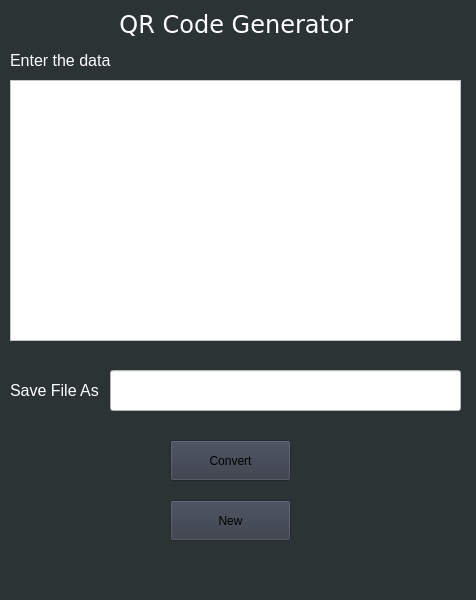
<?xml version="1.0" encoding="UTF-8"?>
<ui version="4.0">
 <class>MainWindow</class>
 <widget class="QMainWindow" name="MainWindow">
  <property name="geometry">
   <rect>
    <x>0</x>
    <y>0</y>
    <width>476</width>
    <height>600</height>
   </rect>
  </property>
  <property name="maximumSize">
   <size>
    <width>476</width>
    <height>600</height>
   </size>
  </property>
  <property name="windowTitle">
   <string>QRCode Generator</string>
  </property>
  <property name="styleSheet">
   <string notr="true">background-color:#2C3335;</string>
  </property>
  <widget class="QWidget" name="centralwidget">
   <widget class="QLabel" name="dataLabel">
    <property name="geometry">
     <rect>
      <x>10</x>
      <y>50</y>
      <width>102</width>
      <height>20</height>
     </rect>
    </property>
    <property name="font">
     <font>
      <family>MS Sans Serif</family>
      <pointsize>12</pointsize>
     </font>
    </property>
    <property name="styleSheet">
     <string notr="true">background-color:#2C3335;
color: white;</string>
    </property>
    <property name="text">
     <string>Enter the data</string>
    </property>
   </widget>
   <widget class="QLabel" name="titleLabel">
    <property name="geometry">
     <rect>
      <x>120</x>
      <y>10</y>
      <width>233</width>
      <height>29</height>
     </rect>
    </property>
    <property name="font">
     <font>
      <family>Verdana</family>
      <pointsize>18</pointsize>
     </font>
    </property>
    <property name="layoutDirection">
     <enum>Qt::LeftToRight</enum>
    </property>
    <property name="styleSheet">
     <string notr="true">color:white;
background-color:#2C3335;</string>
    </property>
    <property name="text">
     <string>QR Code Generator</string>
    </property>
    <property name="alignment">
     <set>Qt::AlignCenter</set>
    </property>
   </widget>
   <widget class="QTextEdit" name="data">
    <property name="geometry">
     <rect>
      <x>10</x>
      <y>80</y>
      <width>451</width>
      <height>261</height>
     </rect>
    </property>
    <property name="font">
     <font>
      <pointsize>11</pointsize>
     </font>
    </property>
    <property name="styleSheet">
     <string notr="true">background-color:white;</string>
    </property>
   </widget>
   <widget class="QLabel" name="saveFileLabel">
    <property name="geometry">
     <rect>
      <x>10</x>
      <y>380</y>
      <width>102</width>
      <height>20</height>
     </rect>
    </property>
    <property name="font">
     <font>
      <family>MS Sans Serif</family>
      <pointsize>12</pointsize>
     </font>
    </property>
    <property name="styleSheet">
     <string notr="true">background-color:#2C3335;
color: white;</string>
    </property>
    <property name="text">
     <string>Save File As</string>
    </property>
   </widget>
   <widget class="QLineEdit" name="saveFile">
    <property name="geometry">
     <rect>
      <x>110</x>
      <y>370</y>
      <width>351</width>
      <height>41</height>
     </rect>
    </property>
    <property name="font">
     <font>
      <pointsize>11</pointsize>
     </font>
    </property>
    <property name="styleSheet">
     <string notr="true">background-color:white;</string>
    </property>
   </widget>
   <widget class="QPushButton" name="convert">
    <property name="geometry">
     <rect>
      <x>170</x>
      <y>440</y>
      <width>121</width>
      <height>41</height>
     </rect>
    </property>
    <property name="styleSheet">
     <string notr="true">background-color:#333945;</string>
    </property>
    <property name="text">
     <string>Convert</string>
    </property>
   </widget>
   <widget class="QPushButton" name="New">
    <property name="geometry">
     <rect>
      <x>170</x>
      <y>500</y>
      <width>121</width>
      <height>41</height>
     </rect>
    </property>
    <property name="styleSheet">
     <string notr="true">background-color:#333945;</string>
    </property>
    <property name="text">
     <string>New</string>
    </property>
   </widget>
  </widget>
  <widget class="QMenuBar" name="menubar">
   <property name="geometry">
    <rect>
     <x>0</x>
     <y>0</y>
     <width>476</width>
     <height>21</height>
    </rect>
   </property>
  </widget>
  <widget class="QStatusBar" name="statusbar"/>
 </widget>
 <resources/>
 <connections/>
</ui>
